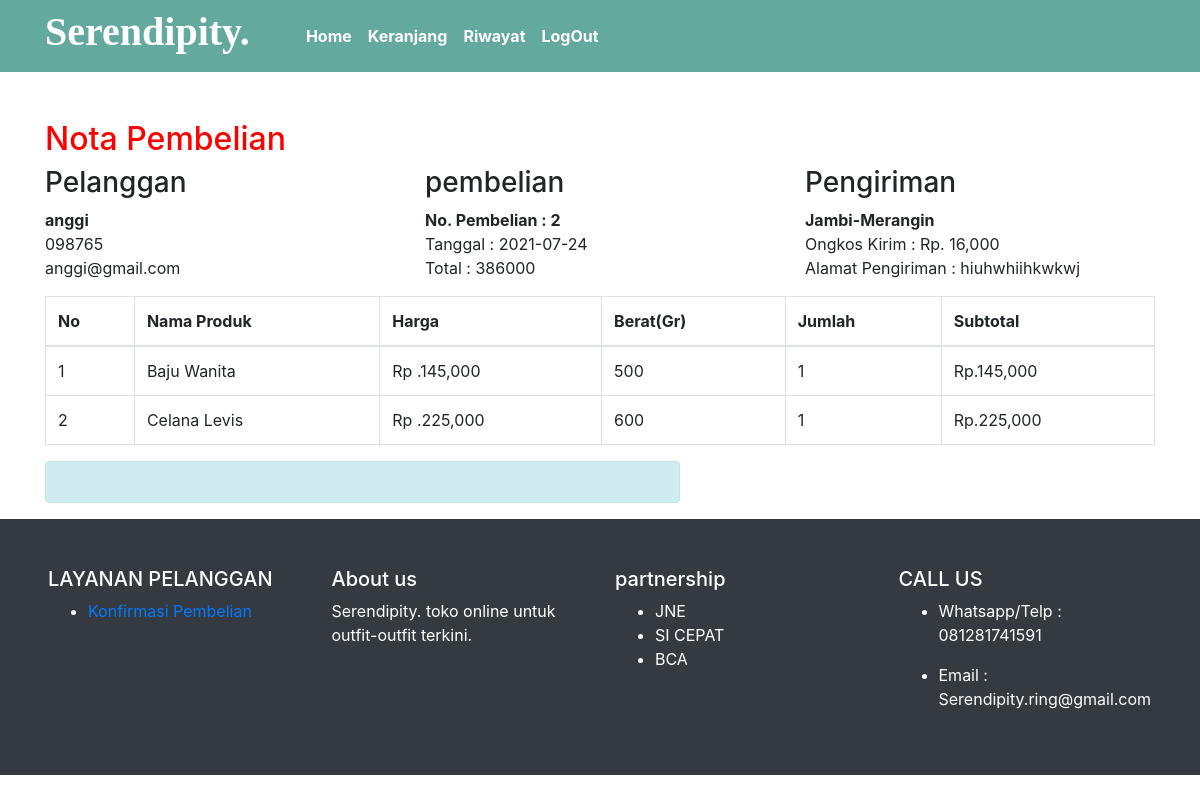
Page /nota.php?id=2 (signed in) on the committed database.
### tables this page shows
CREATE TABLE `pembelian` (
  `id_pembelian` int(11) NOT NULL,
  `id_pelanggan` int(11) NOT NULL,
  `id_ongkir` int(6) NOT NULL,
  `tgl_pembelian` date NOT NULL,
  `total_pembelian` int(11) NOT NULL,
  `nama_kota` varchar(100) NOT NULL,
  `tarif` int(11) NOT NULL,
  `alamat_pengiriman` text NOT NULL,
  `status_pembelian` varchar(100) NOT NULL DEFAULT 'pending',
  `resi_pengiriman` varchar(50) NOT NULL
);

CREATE TABLE `pelanggan` (
  `id_pelanggan` int(11) NOT NULL,
  `email` varchar(30) NOT NULL,
  `password` varchar(30) NOT NULL,
  `nama_pelanggan` varchar(30) NOT NULL,
  `telepon` varchar(25) NOT NULL,
  `alamat` text NOT NULL
);

CREATE TABLE `pembelian_produk` (
  `id_pembelian_produk` int(11) NOT NULL,
  `id_pembelian` int(11) NOT NULL,
  `id_produk` int(11) NOT NULL,
  `jumlah` int(11) NOT NULL,
  `nama` varchar(100) NOT NULL,
  `harga` int(11) NOT NULL,
  `berat` int(11) NOT NULL,
  `subberat` int(11) NOT NULL,
  `subharga` int(11) NOT NULL
);

### nota.php (the view, shortened to what this page needs)
<?php
include 'koneksi.php';
 ?>
<!DOCTYPE html>
<html>
<head>
    <link rel="stylesheet" href="https://stackpath.bootstrapcdn.com/bootstrap/4.3.1/css/bootstrap.min.css">
    <link rel="stylesheet" type="text/css" href="fontawesome/css/all.min.css">
    <link rel="stylesheet" type="text/css" href="style.css">
</head>
<body>
  <?php include 'template/navbar.php'; ?>
  <section class="konten" style="margin-top: 10%;">
    <div class="container">
      <h2 style="color: red">Nota Pembelian</h2>
<?php
$ambil = $koneksi->query("SELECT * FROM pembelian JOIN pelanggan
  ON pembelian.id_pelanggan=pelanggan.id_pelanggan
  WHERE pembelian.id_pembelian='$_GET[id]'");
$detail = $ambil->fetch_assoc();
 ?>
 <div class="row">
   <div class="col-md-4">
     <h3>Pelanggan</h3>
     <strong><?php echo $detail['nama_pelanggan']; ?></strong> <br>
     <p>
       <?php echo $detail['telepon']; ?><br>
      <?php echo $detail['email']; ?>
     </p>
   </div>
   <div class="col-md-4">
     <h3>pembelian</h3>
     <strong>No. Pembelian : <?php echo $detail ['id_pembelian'] ?></strong><br>
     Tanggal : <?php echo $detail['tgl_pembelian']; ?><br>
     Total : <?php echo $detail['total_pembelian']; ?>
   </div>
   <div class="col-md-4">
     <h3>Pengiriman</h3>
     <strong><?php echo $detail ['nama_kota']; ?></strong><br>
     Ongkos Kirim : Rp. <?php echo number_format($detail['tarif']); ?> <br>
     Alamat Pengiriman : <?php echo $detail ['alamat_pengiriman']; ?>
   </div>
 </div>
<table class="table table-bordered">
  <thead>
    <tr>
      <th>No</th>
      <th>Nama Produk</th>
      <th>Harga</th>
      <th>Berat(Gr)</th>
      <th>Jumlah</th>
      <th>Subtotal</th>
    </tr>
    <tbody>
      <?php $nomor=1; ?>
      <?php $ambil=$koneksi->query("SELECT * FROM pembelian_produk
      WHERE id_pembelian='$_GET[id]'"); ?>
      <?php while($pecah =$ambil->fetch_assoc()){ ?>
      <tr>
        <td><?php echo $nomor; ?></td>
        <td><?php echo $pecah['nama']; ?></td>
        <td>Rp .<?php echo number_format($pecah['harga']); ?></td>
        <td><?php echo $pecah['berat']; ?></td>
        <td><?php echo $pecah['jumlah']; ?></td>
        <td>Rp.<?php echo number_format($pecah['subharga']); ?></td>
      </tr>
      <?php $nomor++; ?>
      <?php } ?>
    </tbody>
  </thead>
</table>
<div class="row">
  <div class="col-md-7">
    <div class="alert alert-info">
    </div>
  </div>
</div>
    </div>
  </section>
 <?php include 'template/footer.php'; ?>
</body>
</html>

### template/navbar.php (shortened to what this page needs)
<nav class="navbar navbar-expand-lg  navbar-light fixed-top fixed " style="background-color:#63a99e;            font-weight:bold;">
      <div class="container">
      <div class="logo mr-5" >
      <h2 style="font-family: comic sans; font-size: 40px; font-weight: bold; color: white; ">Serendipity.</h2>
      </div>
          <div class="collapse navbar-collapse" id="navbarSupportedContent">
            <ul class="navbar-nav mr-auto mr-5">
              <li class="nav-item active">
                <a style="color: white;font-weight:bold;  " class="nav-link" href="index.php">Home<span class="sr-only">(current)</span></a>
              </li>
              <li class="nav-item active">
                <a style="color: white;font-weight:bold;  "  class="nav-link" href="keranjang.php">Keranjang<span class="sr-only">(current)</span></a>
              </li>
             <?php if (isset($_SESSION["pelanggan"])): ?>
              <li class="nav-item active">
                <a style="color: white;font-weight:bold;  " class="nav-link" href="riwayat.php">Riwayat<span class="sr-only">(current)</span></a>
              </li>
              <li class="nav-item active">
                <a style="color: white;font-weight:bold;  "  class="nav-link" href="logout.php">LogOut<span class="sr-only">(current)</span></a>
              </li>
               <?php endif ?>
            </ul>
  </nav>

### template/footer.php
<footer class="bg-dark text-white p-5">
            <div class="row">
              <div class="col-md-3">
                <h5>LAYANAN PELANGGAN</h5>
                <ul>
                  <li><a href="pembayaran.php">Konfirmasi Pembelian</a></li>
                </ul>
              </div>
              <div class="col-md-3">
                <h5>About us</h5>
                <p>Serendipity.
                   toko online untuk outfit-outfit terkini.
                </p>
              </div>
              <div class="col-md-3">
                <h5>partnership</h5>
                <ul>
                  <li>JNE</li>
                  <li>SI CEPAT</li>
                  <li>BCA</li>
                </ul>
              </div>
              <div class="col-md-3">
                <h5>CALL US</h5>
                <ul>
                  <li>Whatsapp/Telp :</li>
                  <p>081281741591</p>
                  <li>Email :</li>
                  <p>Serendipity.ring@gmail.com</>
                </ul>
              </div>
            </div>
          </footer>

### rows in the picture
pembelian: id_pelanggan.nama_pelanggan "anggi", id_pelanggan.telepon "098765", id_pelanggan.email "anggi@gmail.com", id_pembelian "2", tgl_pembelian "2021-07-24", total_pembelian "386000", nama_kota "Jambi-Merangin", tarif "16,000", alamat_pengiriman "hiuhwhiihkwkwj"
pembelian_produk: nama "Baju Wanita", harga "145,000", berat "500", jumlah "1", subharga "145,000"
pembelian_produk: nama "Celana Levis", harga "225,000", berat "600", jumlah "1", subharga "225,000"
